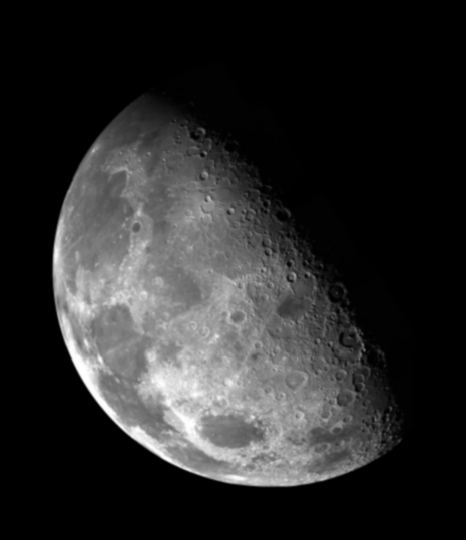
#> input picture img1.tif, 466 x 540 px
$ python main.py img1.tif
#> lines starting #> are read from the running program, lines starting #| are printed output that depends on the picture
import sys
import cv2
import numpy as np


def show(name, img):
    # shows the image
    cv2.imshow(name, img)
    cv2.waitKey(0)
    cv2.destroyAllWindows()


# image loading and prepping
img_name = sys.argv[1]

image = cv2.imread(
    img_name,
    cv2.IMREAD_GRAYSCALE
    )
#> image is the input picture: shape (540, 466); min 0, max 254, mean 42.7
image = np.array(image)
image = image.astype("int16")  # we need negative values for the mask

# 5x5 smoothing (averaging) filter mask (Gonzalez uses Gaussian filter)
smoothing_mask = (1 / 25) * np.ones((5, 5))

# main part as explained in the book (Woods and Gonzalez) ---------------------

# 1. blur the original image
blurred_img = cv2.filter2D(image, -1, smoothing_mask)

# 2. subtract the blurred image from the original
mask = image - blurred_img
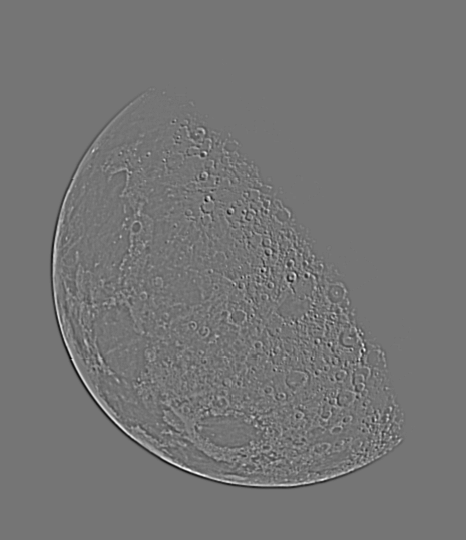
#> mask: shape (540, 466) int16; min -51, max 60, mean 0; drawn with min black and max white

# 3. add the mask (weighted) to the original
k = 4.5  # k > 1 for highboost filtering
highboost = image + k * mask
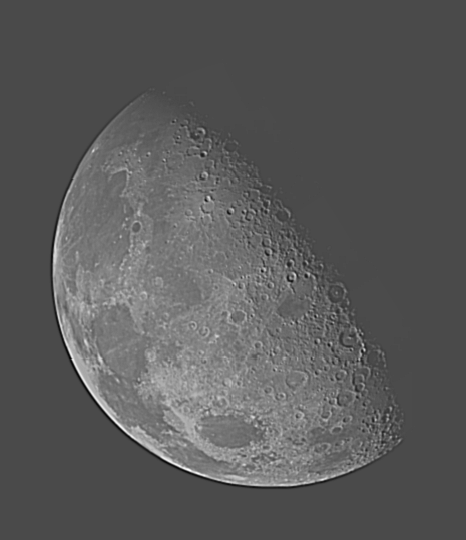
#> highboost: shape (540, 466) float64; min -203.5, max 492.5, mean 42.7; drawn with min black and max white

# end main part ---------------------------------------------------------------

# clip everybody into [0, 255]
highboost = np.clip(highboost, 0, 255)
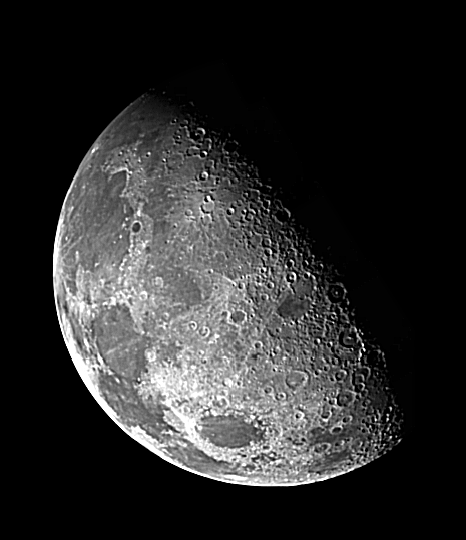
#> highboost: shape (540, 466) float64; min 0, max 255, mean 43.1

show("Original", image.astype("uint8"))
show("Blurred", blurred_img.astype("uint8"))
show("Mask", mask.astype("uint8"))
#> call 3 of show, with name = 'Mask'
#> in show (call 3), `cv2.imshow(name, img)`:
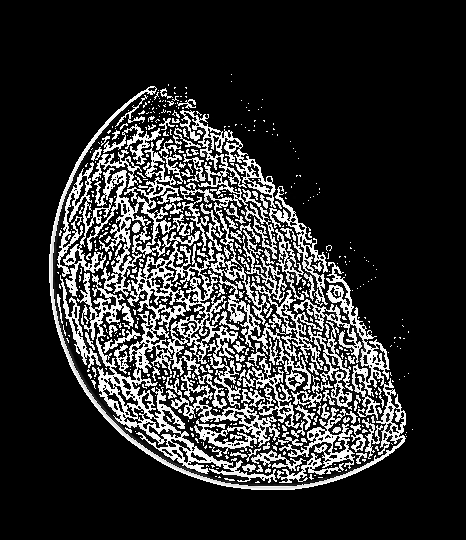
#> window 'Mask': shape (540, 466); min 0, max 255, mean 47.2
show("Highboost", highboost.astype("uint8"))
show("Original (again)", image.astype("uint8"))

cv2.imwrite(f"{img_name[:-4]}_highboost{img_name[-4:]}", highboost.astype("uint8"))
